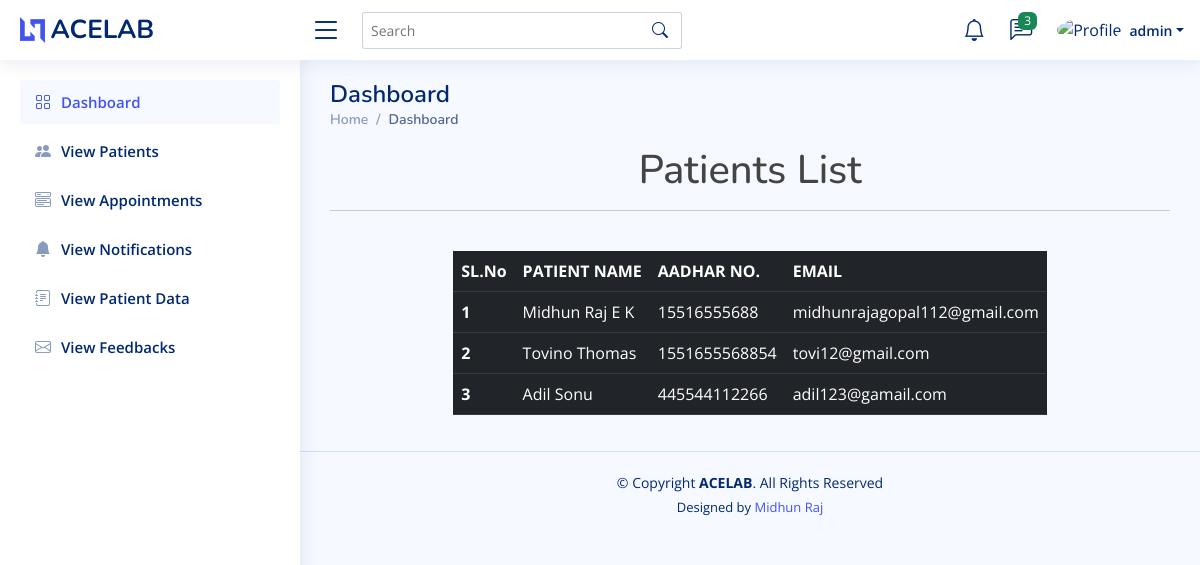
Screenshot of /doc_view_patients (signed in) with the database file from the repository.
### home/models.py (models this page shows, shortened)
class Login(AbstractUser):
    is_doctor = models.BooleanField(default=False)
    is_patient = models.BooleanField(default=False)

class patient(models.Model):
    user = models.ForeignKey(Login, on_delete=models.CASCADE)
    name = models.CharField(max_length=100)
    aadhar_number = models.CharField(max_length=50)
    email = models.EmailField()

### home/doctorviews.py (the view)
# urls.py: path('doc_view_patients', doctorviews.doc_view_patients, name='doc_view_patients'),
@login_required(login_url='login_view')
def doc_view_patients(request):
    data = patient.objects.all()
    return render(request, 'doctor/doc_view_patients.html', {'data': data})

### templates/doctor/doc_view_patients.html
{% extends 'doctor/doctorbase.html' %}
{% load crispy_forms_tags %}
{% block content %}
<h1 style="text-align:center"> Patients List</h1><hr><br>
<div class="row justify-content-center">
    <div class="col-auto">
        <table class="table table-dark table-responsive">
          <thead>
            <tr>
              <th scope="col">SL.No</th>
              <th scope="col">PATIENT NAME</th>
              <th scope="col">AADHAR NO.</th>
              <th scope="col">EMAIL</th>
            </tr>
          </thead>
          <tbody>
          {%  for i in data %}
            <tr>
              <th scope="row">{{forloop.counter}}</th>
              <td>{{i.name}}</td>
              <td>{{i.aadhar_number}}</td>
              <td>{{i.email}}</td>
            </tr>
          {% endfor %}
          </tbody>
        </table>
    </div>
</div>
{% endblock %}

### templates/doctor/doctorbase.html (shortened to what this page needs)
<!DOCTYPE html>
{% load static %}
<html lang="en">
<head>
  <link href=" {% static 'set3/assets/vendor/bootstrap/css/bootstrap.min.css' %} " rel="stylesheet">
  <link href=" {% static 'set3/assets/vendor/bootstrap-icons/bootstrap-icons.css' %} " rel="stylesheet">
  <link href=" {% static 'set3/assets/vendor/boxicons/css/boxicons.min.css' %} " rel="stylesheet">
  <link href=" {% static 'set3/assets/vendor/quill/quill.snow.css' %} " rel="stylesheet">
  <link href=" {% static 'set3/assets/vendor/quill/quill.bubble.css' %} " rel="stylesheet">
  <link href=" {% static 'set3/assets/vendor/remixicon/remixicon.css' %} " rel="stylesheet">
  <link href=" {% static 'set3/assets/vendor/simple-datatables/style.css' %} " rel="stylesheet">
  <link href=" {% static 'set3/assets/css/style.css' %} " rel="stylesheet">
</head>
<body>
  <header id="header" class="header fixed-top d-flex align-items-center">
    <div class="d-flex align-items-center justify-content-between">
      <a href=" {% static 'index.html' %} " class="logo d-flex align-items-center">
        <img src=" {% static 'set3/assets/img/logo.png' %} " alt="">
        <span class="d-none d-lg-block">ACELAB</span>
      </a>
      <i class="bi bi-list toggle-sidebar-btn"></i>
    </div>
    <div class="search-bar">
      <form class="search-form d-flex align-items-center" method="POST" action="#">
        <input type="text" name="query" placeholder="Search" title="Enter search keyword">
        <button type="submit" title="Search"><i class="bi bi-search"></i></button>
      </form>
    </div>
    <nav class="header-nav ms-auto">
      <ul class="d-flex align-items-center">
        <li class="nav-item dropdown">
          <a class="nav-link nav-icon" href="#" data-bs-toggle="dropdown">
            <i class="bi bi-bell"></i>
          </a>
        </li>
        <li class="nav-item dropdown">
          <a class="nav-link nav-icon" href="#" data-bs-toggle="dropdown">
            <i class="bi bi-chat-left-text"></i>
            <span class="badge bg-success badge-number">3</span>
          </a>
        </li>
        <li class="nav-item dropdown pe-3">
          <a class="nav-link nav-profile d-flex align-items-center pe-0" href="#" data-bs-toggle="dropdown">
            <img src=" {{request.user.Doctor.Image.url}} " alt="Profile" class="rounded-circle">
            <span class="d-none d-md-block dropdown-toggle ps-2">{{request.user}}</span>
          </a>
        </li>
      </ul>
    </nav>
  </header>
  <aside id="sidebar" class="sidebar">
    <ul class="sidebar-nav" id="sidebar-nav">
      <li class="nav-item">
        <a class="nav-link " href=" {% url 'doctordashboard' %} ">
          <i class="bi bi-grid"></i>
          <span>Dashboard</span>
        </a>
      </li>
      <li class="nav-item">
        <a class="nav-link collapsed" href=" {% url 'doc_view_patients' %} ">
          <i class="bi bi-people-fill"></i>
          <span>View Patients</span>
        </a>
      </li>
      <li class="nav-item">
        <a class="nav-link collapsed" href=" {% url 'doc_view_appointments' %} ">
          <i class="bi bi-menu-button-wide"></i>
          <span>View Appointments</span>
        </a>
      </li>
      <li class="nav-item">
        <a class="nav-link collapsed" href=" {% url 'doc_view_notificaction' %} ">
          <i class="bi bi-bell-fill"></i>
          <span>View Notifications</span>
        </a>
      </li>
       <li class="nav-item">
        <a class="nav-link collapsed" href=" {% url 'view_patient_data' %} ">
          <i class="bi bi-journal-text"></i>
          <span>View Patient Data</span>
        </a>
      </li>
      <li class="nav-item">
        <a class="nav-link collapsed" href=" {% url 'doc_view_feedback' %} ">
          <i class="bi bi-envelope"></i>
          <span>View Feedbacks</span>
        </a>
      </li>
    </ul>
  </aside>
  <main id="main" class="main">
    <div class="pagetitle">
      <h1>Dashboard</h1>
      <nav>
        <ol class="breadcrumb">
          <li class="breadcrumb-item"><a href=" {% url 'doctordashboard' %} ">Home</a></li>
          <li class="breadcrumb-item active">Dashboard</li>
        </ol>
      </nav>
    </div>
    <section class="section dashboard">
      <div class="row">
        <div class="col-lg-12 col-md-12 col-sm-12">
           {% block content %}{% endblock%}
        </div>
      </div>
    </section>
  </main>
  <footer id="footer" class="footer">
    <div class="copyright">
      &copy; Copyright <strong><span>ACELAB</span></strong>. All Rights Reserved
    </div>
    <div class="credits">
      Designed by <a href="https://bootstrapmade.com/">Midhun Raj</a>
    </div>
  </footer>
</body>
</html>

### static/set3/assets/css/style.css (style rules this page uses)
:root { scroll-behavior: smooth; }
body { font-family: "Open Sans", sans-serif; background: #f6f9ff; color: #444444; }
a { color: #4154f1; text-decoration: none; }
h1, h2, h3, h4, h5, h6 { font-family: "Nunito", sans-serif; }
#main { margin-top: 60px; padding: 20px 30px; transition: all 0.3s; }
.pagetitle { margin-bottom: 10px; }
.pagetitle h1 { font-size: 24px; margin-bottom: 0; font-weight: 600; color: #012970; }
.breadcrumb { font-size: 14px; font-family: "Nunito", sans-serif; color: #899bbd; font-weight: 600; }
.breadcrumb a { color: #899bbd; transition: 0.3s; }
.breadcrumb .breadcrumb-item::before { color: #899bbd; }
.breadcrumb .active { color: #51678f; font-weight: 600; }
.logo { line-height: 1; }
@media (min-width: 1200px) { .logo { width: 280px; } }
.logo img { max-height: 26px; margin-right: 6px; }
.logo span { font-size: 26px; font-weight: 700; color: #012970; font-family: "Nunito", sans-serif; }
.header { transition: all 0.5s; z-index: 997; height: 60px; box-shadow: 0px 2px 20px rgba(1, 41, 112, 0.1); background-color: #fff; padding-left: 20px; }
.header .toggle-sidebar-btn { font-size: 32px; padding-left: 10px; cursor: pointer; color: #012970; }
.header .search-bar { min-width: 360px; padding: 0 20px; }
.header .search-form { width: 100%; }
.header .search-form input { border: 0; font-size: 14px; color: #012970; border: 1px solid rgba(1, 41, 112, 0.2); padding: 7px 38px 7px 8px; border-radius: 3px; transition: 0.3s; width: 100%; }
.header .search-form button { border: 0; padding: 0; margin-left: -30px; background: none; }
.header .search-form button i { color: #012970; }
.header-nav ul { list-style: none; }
.header-nav>ul { margin: 0; padding: 0; }
.header-nav .nav-icon { font-size: 22px; color: #012970; margin-right: 25px; position: relative; }
.header-nav .nav-profile { color: #012970; }
.header-nav .nav-profile img { max-height: 36px; }
.header-nav .nav-profile span { font-size: 14px; font-weight: 600; }
.header-nav .badge-number { position: absolute; inset: -2px -5px auto auto; font-weight: normal; font-size: 12px; padding: 3px 6px; }
.sidebar { position: fixed; top: 60px; left: 0; bottom: 0; width: 300px; z-index: 996; transition: all 0.3s; padding: 20px; overflow-y: auto; scrollbar-width: thin; scrollbar-color: #aab7cf transparent; box-shadow: 0px 0px 20px rgba(1, 41, 112, 0.1); background-color: #fff; }
@media (min-width: 1200px) { #main, #footer { margin-left: 300px; } }
.sidebar-nav { padding: 0; margin: 0; list-style: none; }
.sidebar-nav li { padding: 0; margin: 0; list-style: none; }
.sidebar-nav .nav-item { margin-bottom: 5px; }
.sidebar-nav .nav-link { display: flex; align-items: center; font-size: 15px; font-weight: 600; color: #4154f1; transition: 0.3; background: #f6f9ff; padding: 10px 15px; border-radius: 4px; }
.sidebar-nav .nav-link i { font-size: 16px; margin-right: 10px; color: #4154f1; }
.sidebar-nav .nav-link.collapsed { color: #012970; background: #fff; }
.sidebar-nav .nav-link.collapsed i { color: #899bbd; }
.footer { padding: 20px 0; font-size: 14px; transition: all 0.3s; border-top: 1px solid #cddfff; }
.footer .copyright { text-align: center; color: #012970; }
.footer .credits { padding-top: 5px; text-align: center; font-size: 13px; color: #012970; }

### rows the page displays
Login: user "admin"
patient: name "Midhun Raj E K", aadhar_number "15516555688", email "midhunrajagopal112@gmail.com"
patient: name "Tovino Thomas", aadhar_number "1551655568854", email "tovi12@gmail.com"
patient: name "Adil Sonu", aadhar_number "445544112266", email "adil123@gamail.com"
